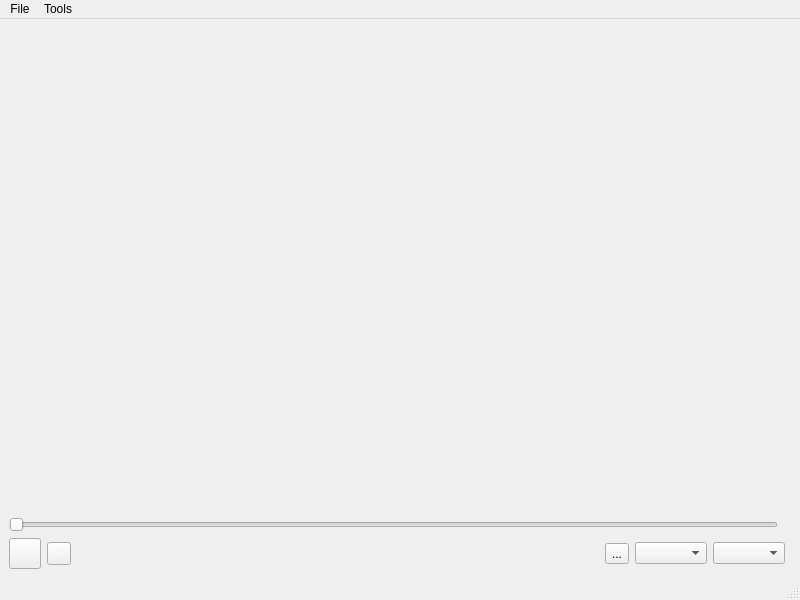
<?xml version="1.0" encoding="UTF-8"?>
<ui version="4.0">
 <class>MainWindow</class>
 <widget class="QMainWindow" name="MainWindow">
  <property name="geometry">
   <rect>
    <x>0</x>
    <y>0</y>
    <width>800</width>
    <height>600</height>
   </rect>
  </property>
  <property name="windowIcon">
   <iconset resource="../vlyc.qrc">
    <normaloff>:/vlyc/res/vlyc2.png</normaloff>:/vlyc/res/vlyc2.png</iconset>
  </property>
  <widget class="QWidget" name="centralwidget">
   <layout class="QVBoxLayout" name="verticalLayout">
    <item>
     <widget class="VideoWidget" name="video" native="true">
      <property name="sizePolicy">
       <sizepolicy hsizetype="Preferred" vsizetype="Preferred">
        <horstretch>0</horstretch>
        <verstretch>3</verstretch>
       </sizepolicy>
      </property>
     </widget>
    </item>
    <item>
     <widget class="QWidget" name="controls" native="true">
      <layout class="QVBoxLayout" name="verticalLayout_2">
       <property name="leftMargin">
        <number>0</number>
       </property>
       <property name="topMargin">
        <number>0</number>
       </property>
       <property name="rightMargin">
        <number>0</number>
       </property>
       <property name="bottomMargin">
        <number>0</number>
       </property>
       <item>
        <layout class="QHBoxLayout" name="time_bar">
         <item>
          <widget class="SeekSlider" name="position">
           <property name="orientation">
            <enum>Qt::Horizontal</enum>
           </property>
          </widget>
         </item>
         <item>
          <widget class="TimeLabel" name="timeLabel"/>
         </item>
        </layout>
       </item>
       <item>
        <layout class="QHBoxLayout" name="control_bar">
         <item>
          <widget class="PlayButton" name="btn_play">
           <property name="iconSize">
            <size>
             <width>24</width>
             <height>24</height>
            </size>
           </property>
          </widget>
         </item>
         <item>
          <widget class="QToolButton" name="btn_stop">
           <property name="icon">
            <iconset resource="../QtVlc/vlc/modules/gui/qt4/vlc.qrc">
             <normaloff>:/toolbar/stop_b</normaloff>:/toolbar/stop_b</iconset>
           </property>
          </widget>
         </item>
         <item>
          <spacer name="horizontalSpacer">
           <property name="orientation">
            <enum>Qt::Horizontal</enum>
           </property>
           <property name="sizeHint" stdset="0">
            <size>
             <width>40</width>
             <height>20</height>
            </size>
           </property>
          </spacer>
         </item>
         <item>
          <widget class="QToolButton" name="btn_fullscreen">
           <property name="text">
            <string>...</string>
           </property>
           <property name="icon">
            <iconset resource="../QtVlc/vlc/modules/gui/qt4/vlc.qrc">
             <normaloff>:/toolbar/fullscreen</normaloff>:/toolbar/fullscreen</iconset>
           </property>
          </widget>
         </item>
         <item>
          <widget class="QComboBox" name="subtitles"/>
         </item>
         <item>
          <widget class="QComboBox" name="quality"/>
         </item>
         <item>
          <widget class="SoundWidget" name="volume" native="true"/>
         </item>
        </layout>
       </item>
      </layout>
     </widget>
    </item>
   </layout>
  </widget>
  <widget class="QMenuBar" name="menubar">
   <property name="geometry">
    <rect>
     <x>0</x>
     <y>0</y>
     <width>800</width>
     <height>20</height>
    </rect>
   </property>
   <widget class="QMenu" name="menuFile">
    <property name="title">
     <string>File</string>
    </property>
    <addaction name="actionOpen"/>
    <addaction name="actionQuit"/>
   </widget>
   <widget class="QMenu" name="menuTools">
    <property name="title">
     <string>Tools</string>
    </property>
    <addaction name="actionBrowser"/>
   </widget>
   <addaction name="menuFile"/>
   <addaction name="menuTools"/>
  </widget>
  <widget class="QStatusBar" name="statusbar"/>
  <action name="actionOpen">
   <property name="text">
    <string>Open</string>
   </property>
  </action>
  <action name="actionQuit">
   <property name="text">
    <string>Quit</string>
   </property>
  </action>
  <action name="actionBrowser">
   <property name="text">
    <string>Browser</string>
   </property>
  </action>
 </widget>
 <customwidgets>
  <customwidget>
   <class>TimeLabel</class>
   <extends>QLabel</extends>
   <header location="global">QtVlcWidgets/TimeLabel.h</header>
  </customwidget>
  <customwidget>
   <class>SeekSlider</class>
   <extends>QSlider</extends>
   <header location="global">QtVlcWidgets/SeekSlider.h</header>
  </customwidget>
  <customwidget>
   <class>SoundWidget</class>
   <extends>QWidget</extends>
   <header location="global">QtVlcWidgets/SoundWidget.h</header>
   <container>1</container>
  </customwidget>
  <customwidget>
   <class>PlayButton</class>
   <extends>QToolButton</extends>
   <header location="global">QtVlcWidgets/SpecialButtons.h</header>
  </customwidget>
  <customwidget>
   <class>VideoWidget</class>
   <extends>QWidget</extends>
   <header location="global">videowidget.h</header>
   <container>1</container>
  </customwidget>
 </customwidgets>
 <resources>
  <include location="../vlyc.qrc"/>
  <include location="../QtVlc/vlc/modules/gui/qt4/vlc.qrc"/>
 </resources>
 <connections/>
</ui>
